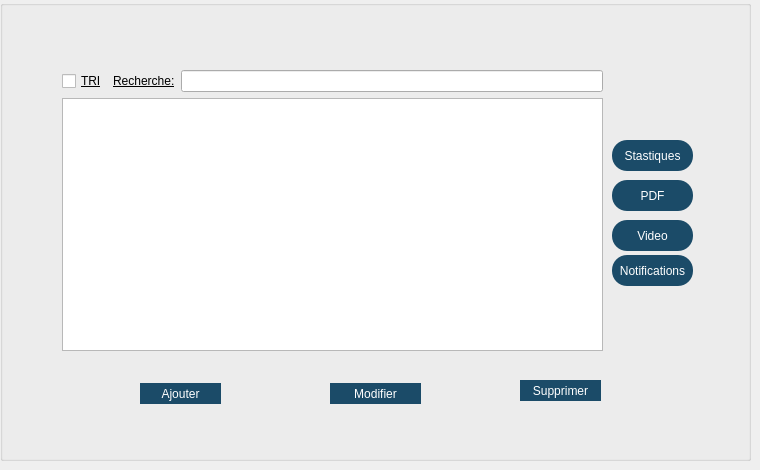
    <widget class="QWidget" name="tab_4">
     <attribute name="title">
      <string>Gestion Machines</string>
     </attribute>
     <widget class="QGroupBox" name="groupBox_2">
      <property name="geometry">
       <rect>
        <x>0</x>
        <y>0</y>
        <width>751</width>
        <height>461</height>
       </rect>
      </property>
      <property name="autoFillBackground">
       <bool>false</bool>
      </property>
      <property name="title">
       <string/>
      </property>
      <property name="flat">
       <bool>false</bool>
      </property>
      <widget class="QLabel" name="label_6">
       <property name="geometry">
        <rect>
         <x>0</x>
         <y>-157</y>
         <width>1181</width>
         <height>771</height>
        </rect>
       </property>
       <property name="text">
        <string/>
       </property>
       <property name="pixmap">
        <pixmap resource="resources.qrc">:/images/icons/main.png</pixmap>
       </property>
      </widget>
      <widget class="QPushButton" name="pushButton_MainModif">
       <property name="geometry">
        <rect>
         <x>330</x>
         <y>383</y>
         <width>91</width>
         <height>21</height>
        </rect>
       </property>
       <property name="styleSheet">
        <string notr="true">background-color:rgb(27, 75, 104);
color:white;
border-radius:15px;</string>
       </property>
       <property name="text">
        <string>Modifier</string>
       </property>
      </widget>
      <widget class="QPushButton" name="pushButton_MainAjout">
       <property name="geometry">
        <rect>
         <x>140</x>
         <y>383</y>
         <width>81</width>
         <height>21</height>
        </rect>
       </property>
       <property name="styleSheet">
        <string notr="true">background-color:rgb(27, 75, 104);
color:white;
border-radius:15px;</string>
       </property>
       <property name="text">
        <string>Ajouter</string>
       </property>
      </widget>
      <widget class="QPushButton" name="pushButton_MainSupp">
       <property name="geometry">
        <rect>
         <x>520</x>
         <y>380</y>
         <width>81</width>
         <height>21</height>
        </rect>
       </property>
       <property name="styleSheet">
        <string notr="true">background-color:rgb(27, 75, 104);
color:white;
border-radius:15px;</string>
       </property>
       <property name="text">
        <string>Supprimer</string>
       </property>
      </widget>
      <widget class="QTextBrowser" name="textBrowser_3">
       <property name="geometry">
        <rect>
         <x>70</x>
         <y>550</y>
         <width>256</width>
         <height>192</height>
        </rect>
       </property>
      </widget>
      <widget class="QPushButton" name="pushButton_Notification">
       <property name="geometry">
        <rect>
         <x>612</x>
         <y>255</y>
         <width>81</width>
         <height>31</height>
        </rect>
       </property>
       <property name="styleSheet">
        <string notr="true">background-color:rgb(27, 75, 104);
color:white;
border-radius:15px;</string>
       </property>
       <property name="text">
        <string>Notifications</string>
       </property>
      </widget>
      <widget class="QPushButton" name="pushButton_Video">
       <property name="geometry">
        <rect>
         <x>612</x>
         <y>220</y>
         <width>81</width>
         <height>31</height>
        </rect>
       </property>
       <property name="styleSheet">
        <string notr="true">background-color:rgb(27, 75, 104);
color:white;
border-radius:15px;</string>
       </property>
       <property name="text">
        <string>Video</string>
       </property>
      </widget>
      <widget class="QPushButton" name="pushButton_PDF">
       <property name="geometry">
        <rect>
         <x>612</x>
         <y>180</y>
         <width>81</width>
         <height>31</height>
        </rect>
       </property>
       <property name="styleSheet">
        <string notr="true">background-color:rgb(27, 75, 104);
color:white;
border-radius:15px;
</string>
       </property>
       <property name="text">
        <string>PDF</string>
       </property>
      </widget>
      <widget class="QPushButton" name="pushButton_Stat">
       <property name="geometry">
        <rect>
         <x>612</x>
         <y>140</y>
         <width>81</width>
         <height>31</height>
        </rect>
       </property>
       <property name="styleSheet">
        <string notr="true">background-color:rgb(27, 75, 104);
color:white;
border-radius:15px;</string>
       </property>
       <property name="text">
        <string>Stastiques</string>
       </property>
      </widget>
      <widget class="QWidget" name="layoutWidget">
       <property name="geometry">
        <rect>
         <x>62</x>
         <y>70</y>
         <width>541</width>
         <height>281</height>
        </rect>
       </property>
       <layout class="QVBoxLayout" name="verticalLayout">
        <item>
         <layout class="QHBoxLayout" name="horizontalLayout">
          <item>
           <widget class="QCheckBox" name="checkBox_TRI">
            <property name="autoFillBackground">
             <bool>false</bool>
            </property>
            <property name="styleSheet">
             <string notr="true">font: 75 8pt &quot;MS Shell Dlg 2&quot;;
text-decoration: underline;
font: 10pt &quot;MS Shell Dlg 2&quot;;
</string>
            </property>
            <property name="text">
             <string>TRI</string>
            </property>
           </widget>
          </item>
          <item>
           <widget class="QLabel" name="label_7">
            <property name="styleSheet">
             <string notr="true">font: 75 8pt &quot;MS Shell Dlg 2&quot;;
text-decoration: underline;
font: 10pt &quot;MS Shell Dlg 2&quot;;</string>
            </property>
            <property name="text">
             <string>Recherche:</string>
            </property>
           </widget>
          </item>
          <item>
           <widget class="QLineEdit" name="lineEdit_Recherche"/>
          </item>
         </layout>
        </item>
        <item>
         <widget class="QTableView" name="tableView_Machine"/>
        </item>
       </layout>
      </widget>
     </widget>
    </widget>
